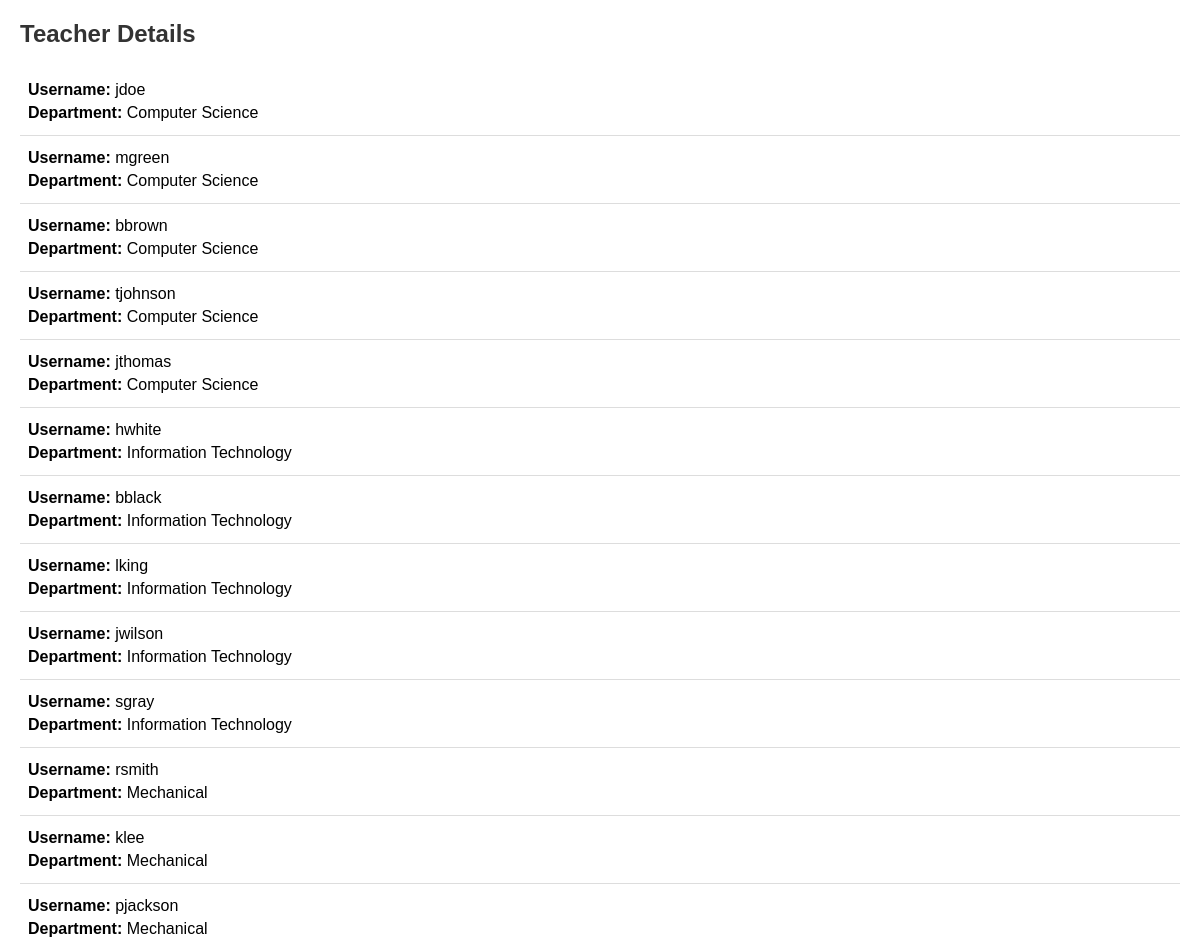
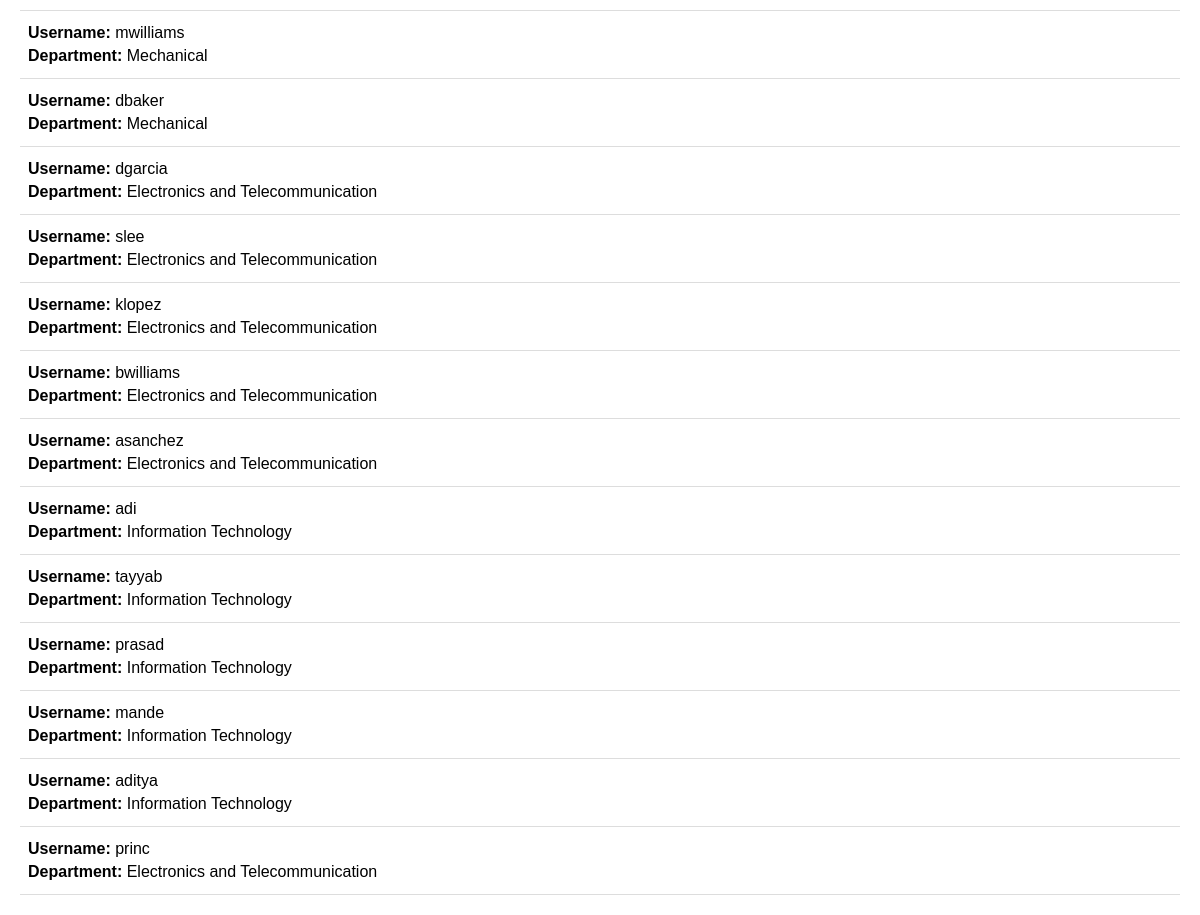
Page /view/teacher/details/ (signed in) on the committed database (2 pictures, top to bottom).
### myapp/models.py (models this page shows, shortened)
class Teacher(models.Model):
    user = models.OneToOneField(User, on_delete=models.CASCADE)
    department = models.ForeignKey(Department, on_delete=models.SET_NULL, null=True, blank=True, related_name='teachers', verbose_name="Department")
    courses_taught = models.ManyToManyField(Course, blank=True, related_name='teachers', verbose_name="Courses Taught")
    faculty_id = models.CharField(max_length=10, unique=True, verbose_name="Faculty ID")
    mobile_no = models.CharField(max_length=15, blank=True, null=True, verbose_name="Mobile Number")
    email = models.EmailField(blank=True, null=True, verbose_name="Email")
    experience = models.TextField(blank=True, null=True, verbose_name="Experience")
    assigned_courses = models.ManyToManyField(Course, related_name='assigned_teachers', verbose_name="Assigned Courses", blank=True)
    assigned_labs = models.ManyToManyField(Labs, related_name='assigned_labs', verbose_name="Assigned Labs", blank=True)
    class Meta:
        indexes = [
            models.Index(fields=['faculty_id']),
            models.Index(fields=['mobile_no']),
            models.Index(fields=['email']),
        ]

class Department(models.Model):
    name = models.CharField(max_length=100, unique=True, verbose_name="Department Name")
    created_at = models.DateTimeField(auto_now_add=True, verbose_name="Created At")
    updated_at = models.DateTimeField(auto_now=True, verbose_name="Updated At")
    class Meta:
        indexes = [
            models.Index(fields=['name']),
        ]

### myapp/views.py (the view)
# urls.py: path('view/teacher/details/', views.view_teacher_details, name='view_teacher_details'),
@login_required
def view_teacher_details(request):
    if not request.user.groups.filter(name='Principal').exists():
        return redirect('no_permission')
    teachers = Teacher.objects.all()
    return render(request, 'view_teacher_details.html', {'teachers': teachers})

### templates/view_teacher_details.html (shortened to what this page needs)
<!DOCTYPE html>
<html>
<head>
</head>
<body>
    <h2>Teacher Details</h2>
    <ul>
        {% for teacher in teachers %}
            <li>
                <div class="teacher-info">
                    <strong>Username:</strong> {{ teacher.user.username }}
                </div>
                <div class="teacher-info">
                    <strong>Department:</strong> {{ teacher.department.name }}
                </div>
            </li>
        {% endfor %}
    </ul>
</body>
</html>

### templates/view_teacher_details.html (style rules this page uses)
body { font-family: Arial, sans-serif; margin: 20px; }
h2 { color: #333; }
ul { list-style-type: none; padding: 0; }
li { padding: 8px; border-bottom: 1px solid #ddd; }
.teacher-info { margin: 5px 0; }

### rows in the picture
Teacher: user.username "jdoe", department.name "Computer Science"
Teacher: user.username "mgreen", department.name "Computer Science"
Teacher: user.username "bbrown", department.name "Computer Science"
Teacher: user.username "tjohnson", department.name "Computer Science"
Teacher: user.username "jthomas", department.name "Computer Science"
Teacher: user.username "hwhite", department.name "Information Technology"
Teacher: user.username "bblack", department.name "Information Technology"
Teacher: user.username "lking", department.name "Information Technology"
Teacher: user.username "jwilson", department.name "Information Technology"
Teacher: user.username "sgray", department.name "Information Technology"
Teacher: user.username "rsmith", department.name "Mechanical"
Teacher: user.username "klee", department.name "Mechanical"
Teacher: user.username "pjackson", department.name "Mechanical"
Teacher: user.username "mwilliams", department.name "Mechanical"
Teacher: user.username "dbaker", department.name "Mechanical"
Teacher: user.username "dgarcia", department.name "Electronics and Telecommunication"
Teacher: user.username "slee", department.name "Electronics and Telecommunication"
Teacher: user.username "klopez", department.name "Electronics and Telecommunication"
Teacher: user.username "bwilliams", department.name "Electronics and Telecommunication"
Teacher: user.username "asanchez", department.name "Electronics and Telecommunication"
Teacher: user.username "adi", department.name "Information Technology"
Teacher: user.username "tayyab", department.name "Information Technology"
Teacher: user.username "prasad", department.name "Information Technology"
Teacher: user.username "mande", department.name "Information Technology"
Teacher: user.username "aditya", department.name "Information Technology"
Teacher: user.username "princ", department.name "Electronics and Telecommunication"
